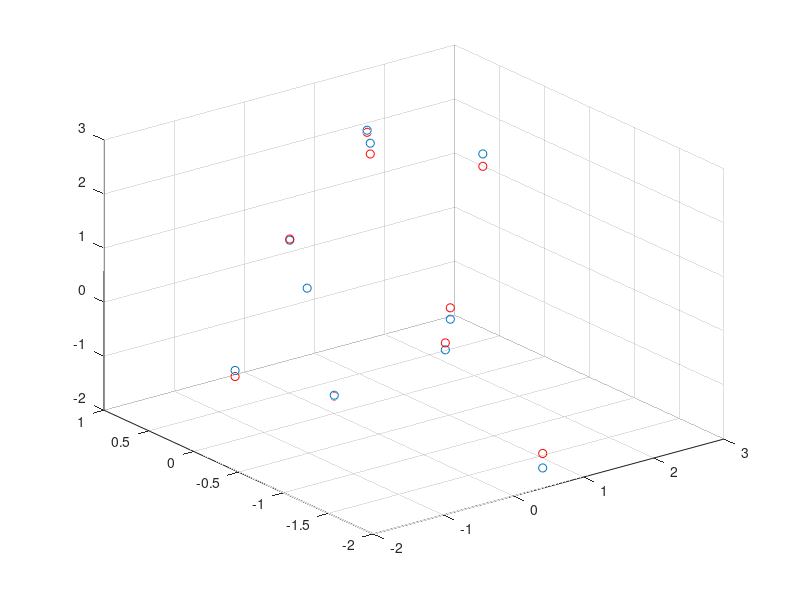

The MATLAB script that drew this image:

X = randn(2,10);          % make some input data
w = [1;1];                          % define a linear function
n = randn(1,10)*0.1;      % produce some noise
Y = w'*X + n;                   % produce outputs
scatter3(X(1,:),X(2,:),Y);
        

w = randn(2,1);
for iteration = 1 : 200              % in practice: until stopping criterion satisfied
    grad = 2*sum(repmat(w'*X-Y,size(X,1),1).*X,2);
    w = w - 0.001 * grad;
    err = sum((Y - w'*X).^2);      % just to check
    fprintf('err = %f\n', err);
end

hold on;    % keep old plot
Y_hat = w'*X;
w
scatter3(X(1,:),X(2,:),Y_hat, 'r');


